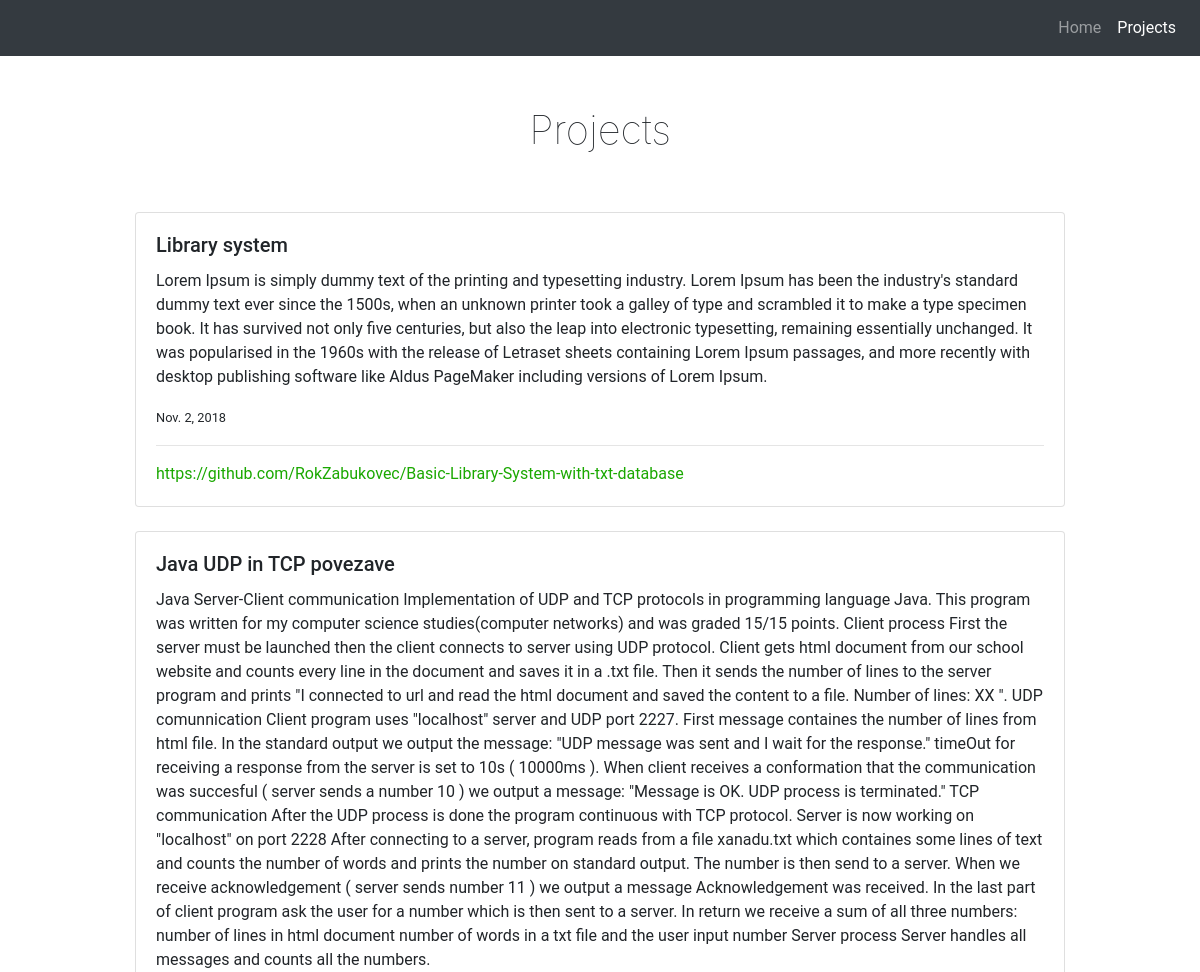
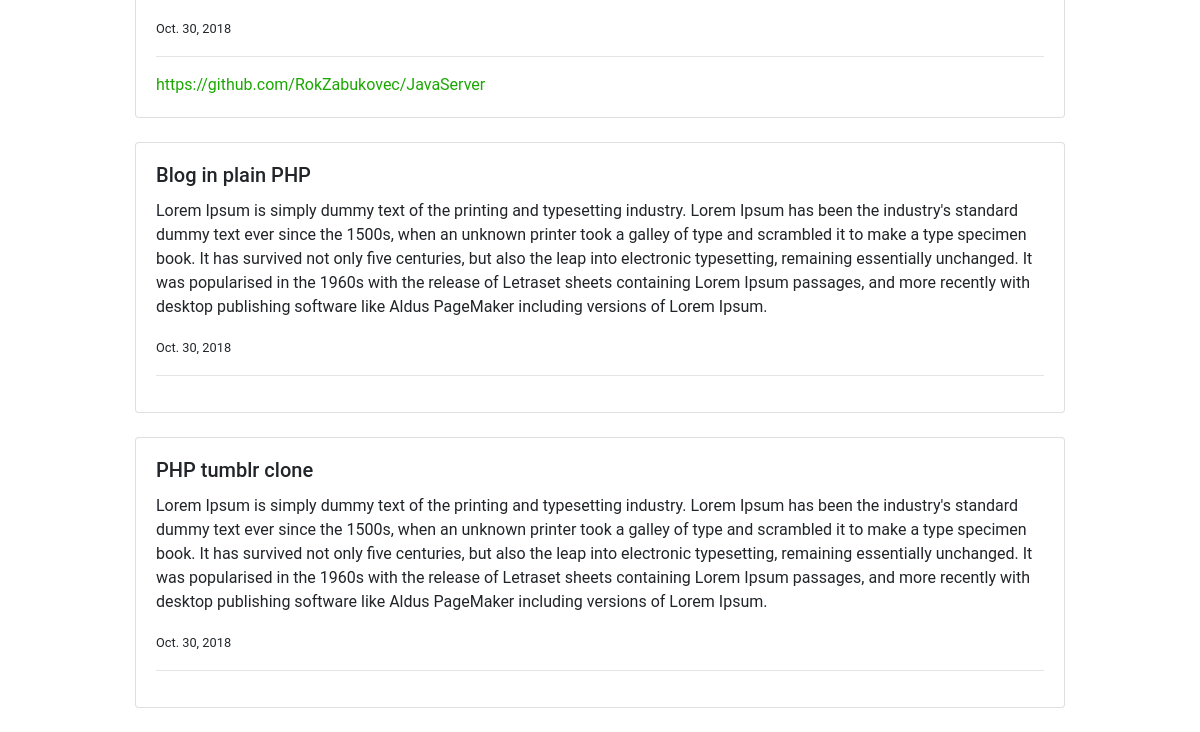
Page /projects on the earlier database version (2 pictures, top to bottom).
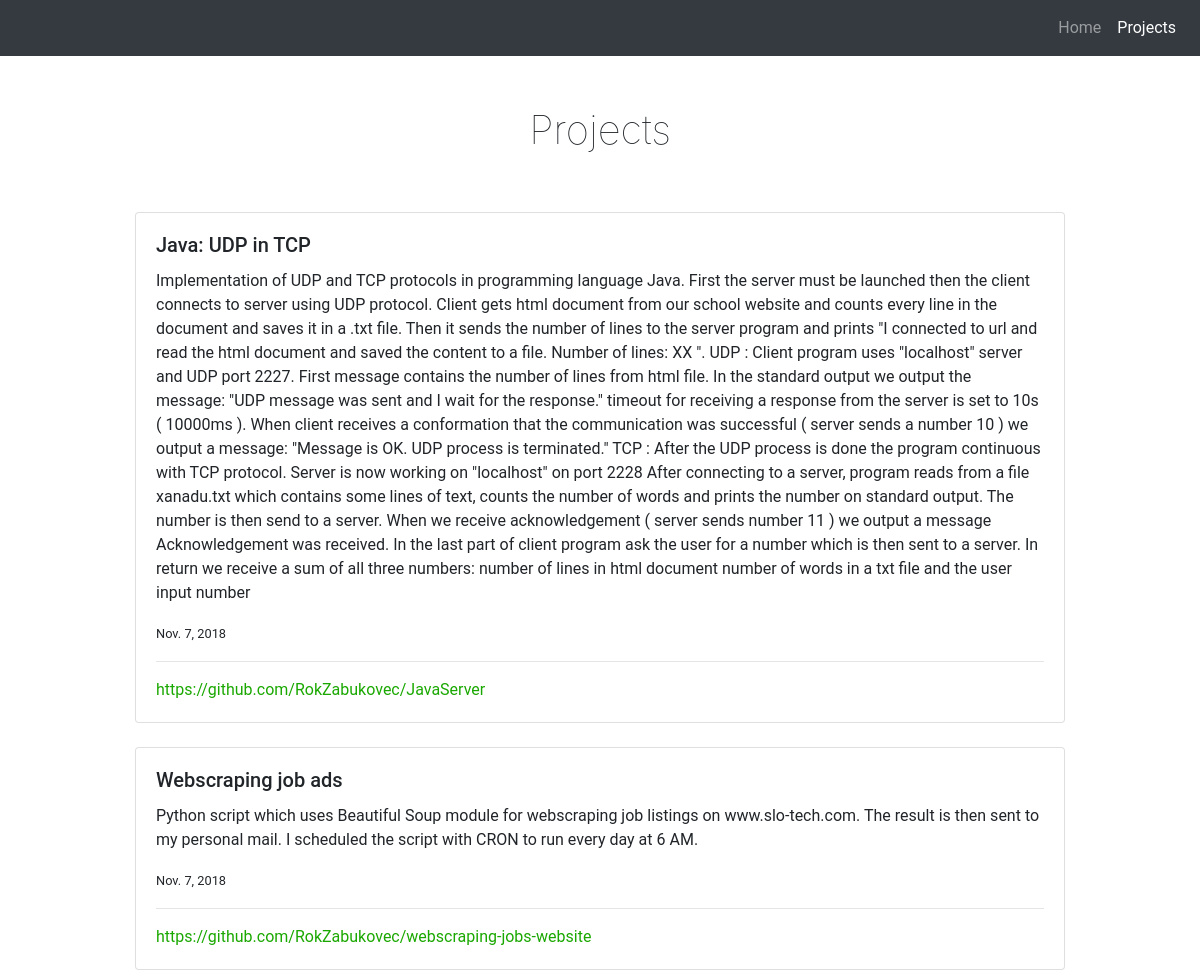
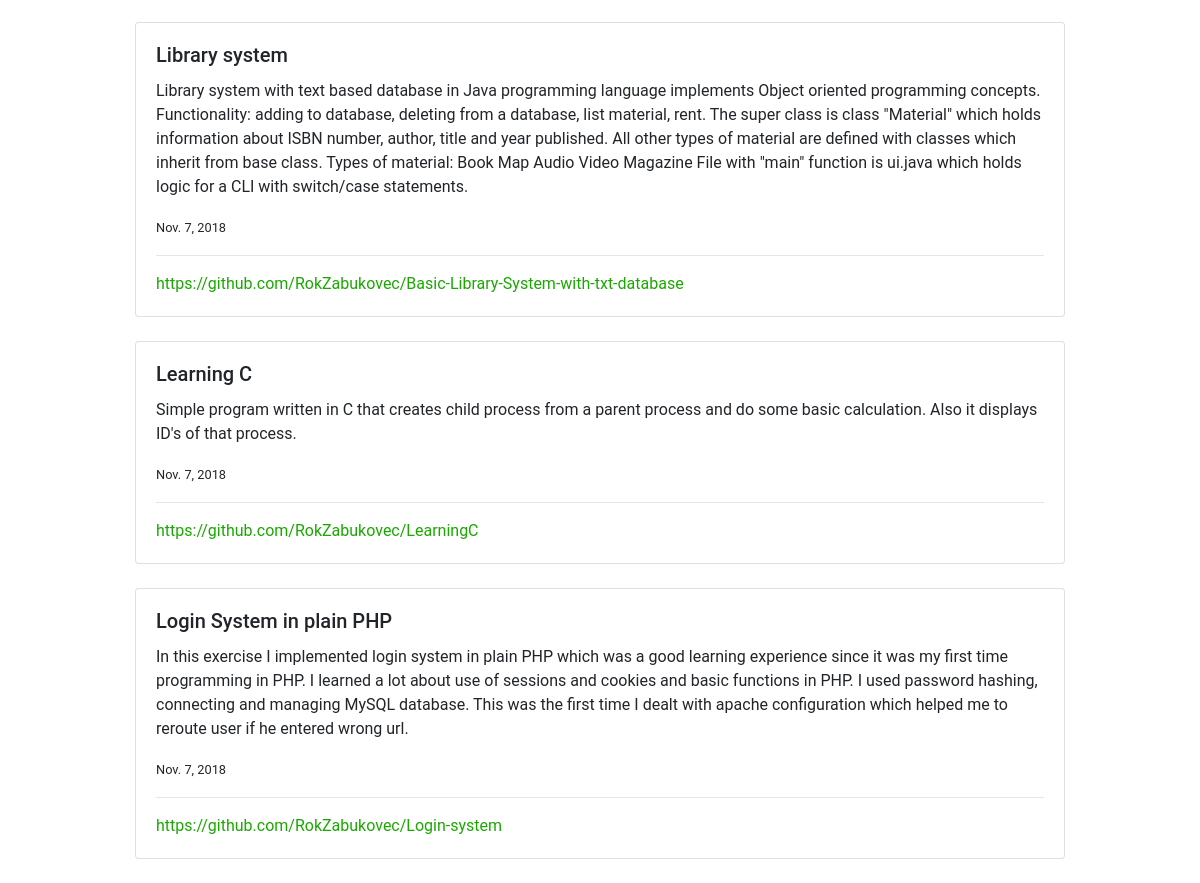
Same page on the later database version (2 pictures, top to bottom).
### personal/models.py (models this page shows, shortened)
class Project(models.Model):
    title = models.CharField(max_length=100)
    overview = models.TextField()
    cover = models.FileField(blank=True)
    link = models.URLField(blank=True)
    posted = models.DateField(auto_now=True)

### personal/views.py (the view)
# urls.py: url(r'projects$', views.projects),
def projects(request):
    projects = Project.objects.order_by('-posted')
    context = {'projects': projects}
    return render(request, 'projects.html', context)

### personal/templates/projects.html (shortened to what this page needs)
{% extends "base.html" %}
{% block content %}
    <nav class="navbar navbar-expand-lg navbar-dark bg-dark">
        <div class="collapse navbar-collapse" id="navbarNav">
            <ul class="navbar-nav ml-auto">
                <li class="nav-item m-auto">
                    <a class="nav-link" href="/">Home </a>
                </li>
                <li class="nav-item active m-auto">
                    <a class="nav-link projekti" href="/projects">Projects</a>
                </li>
            </ul>
        </div>
    </nav>
    <h1 class="section-title">Projects</h1>
    <section class="container">
        {% for project in projects %}
            <div class="card">
                <div class="card-body">
                    <h5 class="card-title">{{ project.title }}</h5>
                    <p class="card-text">{{ project.overview }}</p>
                    <small> {{ project.posted }}</small>
                    <hr>
                    <a href="{{ project.link }}">{{ project.link }}</a>
                </div>
            </div>
            <br>
        {% endfor %}
    </section>
{% endblock %}

### personal/templates/base.html (shortened to what this page needs)
{% load static %}
<!DOCTYPE html>
<html lang="en">
<head>
    <link rel="stylesheet" href="https://stackpath.bootstrapcdn.com/bootstrap/4.1.3/css/bootstrap.min.css"
>
    <link rel="stylesheet" href="https://use.fontawesome.com/releases/v5.4.2/css/all.css"
>
    <link rel="stylesheet" type="text/css" href="{% static '/css/style.css' %}">
</head>
<body>
{% block content %}
{% endblock %}
</body>
</html>

### personal/static/css/style.css (style rules this page uses)
* { padding: 0; margin: 0; font-family: 'Roboto', sans-serif; }
html, body { width: 100%; min-height: 100vh; }
ul { list-style: none; }
a { color: #1AA800; }
.container { position: relative; width: 80%; height: 100%; min-height: 100%; margin: 0 auto; }
.section-title { text-align: center; font-weight: lighter; padding: 50px; }

Differences in the rows shown:
removed Project: title "Blog in plain PHP", overview "Lorem Ipsum is simply dummy text of the printing and typesetting industry. Lorem Ipsum has been the industry's standard dummy text ever since the 1500s, when an unknown printer took a galley of type and scrambled it to make a type specimen book. It has survived not only five centuries, but also the leap into electronic typesetting, remaining essentially unchanged. It was popularised in the 1960s with the release of Letraset sheets containing Lorem Ipsum passages, and more recently with desktop publishing software like Aldus PageMaker including versions of Lorem Ipsum.", posted "Oct. 30, 2018"
removed Project: title "PHP tumblr clone", overview "Lorem Ipsum is simply dummy text of the printing and typesetting industry. Lorem Ipsum has been the industry's standard dummy text ever since the 1500s, when an unknown printer took a galley of type and scrambled it to make a type specimen book. It has survived not only five centuries, but also the leap into electronic typesetting, remaining essentially unchanged. It was popularised in the 1960s with the release of Letraset sheets containing Lorem Ipsum passages, and more recently with desktop publishing software like Aldus PageMaker including versions of Lorem Ipsum.", posted "Oct. 30, 2018"
changed Project "https://github.com/RokZabukovec/JavaServer": title "Java UDP in TCP povezave" → "Java: UDP in TCP"; overview "Java Server-Client communication Implementation of UDP and TCP protocols in programming language Java. This program was written for my computer science studies(computer networks) and was graded 15/15 points. Client process First the server must be launched then the client connects to server using UDP protocol. Client gets html document from our school website and counts every line in the document and saves it in a .txt file. Then it sends the number of lines to the server program and prints \"I connected to url and read the html document and saved the content to a file. Number of lines: XX \". UDP comunnication Client program uses \"localhost\" server and UDP port 2227. First message containes…" → "Implementation of UDP and TCP protocols in programming language Java. First the server must be launched then the client connects to server using UDP protocol. Client gets html document from our school website and counts every line in the document and saves it in a .txt file. Then it sends the number of lines to the server program and prints \"I connected to url and read the html document and saved the content to a file. Number of lines: XX \". UDP : Client program uses \"localhost\" server and UDP port 2227. First message contains the number of lines from html file. In the standard output we output the message: \"UDP message was sent and I wait for the response.\" timeout for receiving a response…"; posted "Oct. 30, 2018" → "Nov. 7, 2018"; moves up the list
added Project: title "Webscraping job ads", overview "Python script which uses Beautiful Soup module for webscraping job listings on www.slo-tech.com. The result is then sent to my personal mail. I scheduled the script with CRON to run every day at 6 AM.", posted "Nov. 7, 2018", link "https://github.com/RokZabukovec/webscraping-jobs-website"
changed Project "Library system": overview "Lorem Ipsum is simply dummy text of the printing and typesetting industry. Lorem Ipsum has been the industry's standard dummy text ever since the 1500s, when an unknown printer took a galley of type and scrambled it to make a type specimen book. It has survived not only five centuries, but also the leap into electronic typesetting, remaining essentially unchanged. It was popularised in the 1960s with the release of Letraset sheets containing Lorem Ipsum passages, and more recently with desktop publishing software like Aldus PageMaker including versions of Lorem Ipsum." → "Library system with text based database in Java programming language implements Object oriented programming concepts. Functionality: adding to database, deleting from a database, list material, rent. The super class is class \"Material\" which holds information about ISBN number, author, title and year published. All other types of material are defined with classes which inherit from base class. Types of material: Book Map Audio Video Magazine File with \"main\" function is ui.java which holds logic for a CLI with switch/case statements."; posted "Nov. 2, 2018" → "Nov. 7, 2018"
added Project: title "Learning C", overview "Simple program written in C that creates child process from a parent process and do some basic calculation. Also it displays ID's of that process.", posted "Nov. 7, 2018", link "https://github.com/RokZabukovec/LearningC"
added Project: title "Login System in plain PHP", overview "In this exercise I implemented login system in plain PHP which was a good learning experience since it was my first time programming in PHP. I learned a lot about use of sessions and cookies and basic functions in PHP. I used password hashing, connecting and managing MySQL database. This was the first time I dealt with apache configuration which helped me to reroute user if he entered wrong url.", posted "Nov. 7, 2018", link "https://github.com/RokZabukovec/Login-system"
